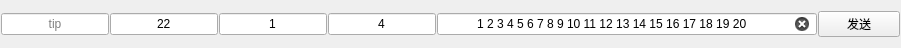
         <widget class="QWidget" name="layoutWidget">
          <property name="geometry">
           <rect>
            <x>20</x>
            <y>0</y>
            <width>901</width>
            <height>31</height>
           </rect>
          </property>
          <layout class="QHBoxLayout" name="horizontalLayout_2">
           <property name="spacing">
            <number>1</number>
           </property>
           <property name="sizeConstraint">
            <enum>QLayout::SetDefaultConstraint</enum>
           </property>
           <property name="leftMargin">
            <number>1</number>
           </property>
           <property name="rightMargin">
            <number>1</number>
           </property>
           <item>
            <widget class="QLineEdit" name="lineEdit_tip">
             <property name="sizePolicy">
              <sizepolicy hsizetype="Minimum" vsizetype="Fixed">
               <horstretch>0</horstretch>
               <verstretch>0</verstretch>
              </sizepolicy>
             </property>
             <property name="toolTip">
              <string>tip</string>
             </property>
             <property name="statusTip">
              <string>tip</string>
             </property>
             <property name="whatsThis">
              <string/>
             </property>
             <property name="alignment">
              <set>Qt::AlignCenter</set>
             </property>
             <property name="placeholderText">
              <string>tip</string>
             </property>
            </widget>
           </item>
           <item>
            <widget class="QLineEdit" name="lineEdit_node">
             <property name="sizePolicy">
              <sizepolicy hsizetype="Minimum" vsizetype="Fixed">
               <horstretch>0</horstretch>
               <verstretch>0</verstretch>
              </sizepolicy>
             </property>
             <property name="toolTip">
              <string>node</string>
             </property>
             <property name="statusTip">
              <string>node</string>
             </property>
             <property name="whatsThis">
              <string>node</string>
             </property>
             <property name="text">
              <string>22</string>
             </property>
             <property name="alignment">
              <set>Qt::AlignCenter</set>
             </property>
             <property name="placeholderText">
              <string>node</string>
             </property>
            </widget>
           </item>
           <item>
            <widget class="QLineEdit" name="lineEdit_cmd0">
             <property name="sizePolicy">
              <sizepolicy hsizetype="Minimum" vsizetype="Fixed">
               <horstretch>0</horstretch>
               <verstretch>0</verstretch>
              </sizepolicy>
             </property>
             <property name="toolTip">
              <string>cmd0</string>
             </property>
             <property name="statusTip">
              <string>cmd0</string>
             </property>
             <property name="text">
              <string>1</string>
             </property>
             <property name="alignment">
              <set>Qt::AlignCenter</set>
             </property>
             <property name="placeholderText">
              <string>cmd0</string>
             </property>
            </widget>
           </item>
           <item>
            <widget class="QLineEdit" name="lineEdit_cmd1">
             <property name="sizePolicy">
              <sizepolicy hsizetype="Minimum" vsizetype="Fixed">
               <horstretch>0</horstretch>
               <verstretch>0</verstretch>
              </sizepolicy>
             </property>
             <property name="toolTip">
              <string>cmd1</string>
             </property>
             <property name="statusTip">
              <string>cmd1</string>
             </property>
             <property name="text">
              <string>4</string>
             </property>
             <property name="alignment">
              <set>Qt::AlignCenter</set>
             </property>
             <property name="placeholderText">
              <string>cmd1</string>
             </property>
            </widget>
           </item>
           <item>
            <widget class="QLineEdit" name="lineEdit_datan">
             <property name="sizePolicy">
              <sizepolicy hsizetype="Minimum" vsizetype="Fixed">
               <horstretch>0</horstretch>
               <verstretch>0</verstretch>
              </sizepolicy>
             </property>
             <property name="minimumSize">
              <size>
               <width>380</width>
               <height>0</height>
              </size>
             </property>
             <property name="maximumSize">
              <size>
               <width>380</width>
               <height>16777215</height>
              </size>
             </property>
             <property name="toolTip">
              <string>data[1~n]</string>
             </property>
             <property name="statusTip">
              <string>data[1~n]</string>
             </property>
             <property name="text">
              <string>1 2 3 4 5 6 7 8 9 10 11 12 13 14 15 16 17 18 19 20 </string>
             </property>
             <property name="alignment">
              <set>Qt::AlignCenter</set>
             </property>
             <property name="placeholderText">
              <string>data[1~n]</string>
             </property>
             <property name="clearButtonEnabled">
              <bool>true</bool>
             </property>
            </widget>
           </item>
           <item>
            <widget class="QPushButton" name="btn_send">
             <property name="text">
              <string>发送</string>
             </property>
            </widget>
           </item>
          </layout>
         </widget>
